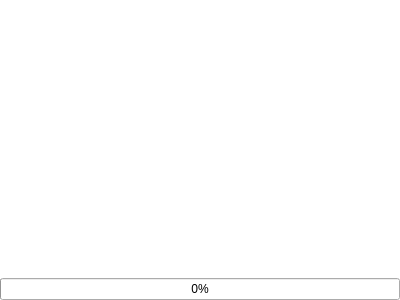
<?xml version="1.0" encoding="UTF-8"?>
<ui version="4.0">
 <class>ProcessTool</class>
 <widget class="QWidget" name="ProcessTool">
  <property name="geometry">
   <rect>
    <x>0</x>
    <y>0</y>
    <width>400</width>
    <height>300</height>
   </rect>
  </property>
  <property name="windowTitle">
   <string>Form</string>
  </property>
  <property name="styleSheet">
   <string notr="true">#ProcessTool{
	background:#FFF
}</string>
  </property>
  <layout class="QGridLayout" name="gridLayout">
   <property name="margin">
    <number>0</number>
   </property>
   <property name="spacing">
    <number>0</number>
   </property>
   <item row="1" column="0">
    <widget class="QListWidget" name="list">
     <property name="contextMenuPolicy">
      <enum>Qt::CustomContextMenu</enum>
     </property>
     <property name="styleSheet">
      <string notr="true">#list{
	border:0;
}</string>
     </property>
     <property name="dragEnabled">
      <bool>true</bool>
     </property>
     <property name="dragDropMode">
      <enum>QAbstractItemView::InternalMove</enum>
     </property>
     <property name="alternatingRowColors">
      <bool>true</bool>
     </property>
    </widget>
   </item>
   <item row="2" column="0">
    <widget class="QProgressBar" name="progressBar">
     <property name="value">
      <number>0</number>
     </property>
    </widget>
   </item>
  </layout>
  <action name="actionAdd">
   <property name="icon">
    <iconset resource="res.qrc">
     <normaloff>:/icons/add.png</normaloff>:/icons/add.png</iconset>
   </property>
   <property name="text">
    <string>Add</string>
   </property>
   <property name="toolTip">
    <string>Add a process</string>
   </property>
  </action>
  <action name="actionDelete">
   <property name="icon">
    <iconset resource="res.qrc">
     <normaloff>:/icons/remove.png</normaloff>:/icons/remove.png</iconset>
   </property>
   <property name="text">
    <string>Delete</string>
   </property>
   <property name="toolTip">
    <string>Delete a process</string>
   </property>
  </action>
  <action name="actionModify">
   <property name="icon">
    <iconset resource="res.qrc">
     <normaloff>:/icons/edit.png</normaloff>:/icons/edit.png</iconset>
   </property>
   <property name="text">
    <string>Modify</string>
   </property>
   <property name="toolTip">
    <string>Modify the process</string>
   </property>
  </action>
  <action name="actionEmpty">
   <property name="icon">
    <iconset resource="res.qrc">
     <normaloff>:/icons/delete.png</normaloff>:/icons/delete.png</iconset>
   </property>
   <property name="text">
    <string>Empty</string>
   </property>
   <property name="toolTip">
    <string>Empty the process list</string>
   </property>
  </action>
  <action name="actionMark_as_unprocessed">
   <property name="text">
    <string>Un-mark</string>
   </property>
   <property name="toolTip">
    <string>Remove the 'processed' mark</string>
   </property>
  </action>
  <action name="actionSave_List">
   <property name="icon">
    <iconset resource="res.qrc">
     <normaloff>:/icons/save.png</normaloff>:/icons/save.png</iconset>
   </property>
   <property name="text">
    <string>Save List</string>
   </property>
   <property name="toolTip">
    <string>Save this process list</string>
   </property>
  </action>
  <action name="actionOpen_List">
   <property name="icon">
    <iconset resource="res.qrc">
     <normaloff>:/icons/folder.png</normaloff>:/icons/folder.png</iconset>
   </property>
   <property name="text">
    <string>Open List</string>
   </property>
   <property name="toolTip">
    <string>Open a process list</string>
   </property>
  </action>
 </widget>
 <resources>
  <include location="res.qrc"/>
 </resources>
 <connections/>
</ui>
